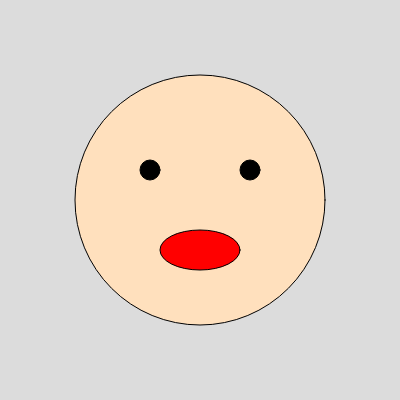
Frame 1 (no input)
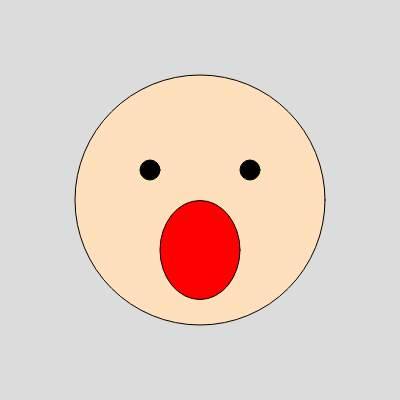
Frame 60 (no input)
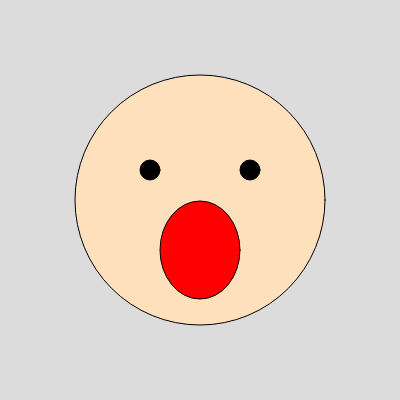
Frame 120 (the mouse pressed at the canvas centre since frame 60)

The p5.js sketch that drew these frames (run headless with seeded random() and noise() and a simulated clock; from frame 60 on, the mouse is pressed at the canvas centre):

// p5.js sketch
// ── sketch.js
let mouthSize = 40;

function setup() {
  createCanvas(400, 400);
}

function draw() {
  background(220);

  // face outline
  fill(255, 224, 189);
  ellipse(200, 200, 250, 250);

  // eyes
  fill(0);
  ellipse(150, 170, 20, 20);
  ellipse(250, 170, 20, 20);

  // mouth - size changes over time using a variable
  fill(255, 0, 0);
  ellipse(200, 250, 80, mouthSize);

  mouthSize = mouthSize + 1;

  // reset so it doesn't grow forever
  if (mouthSize > 100) {
    mouthSize = 40;
  }
}
